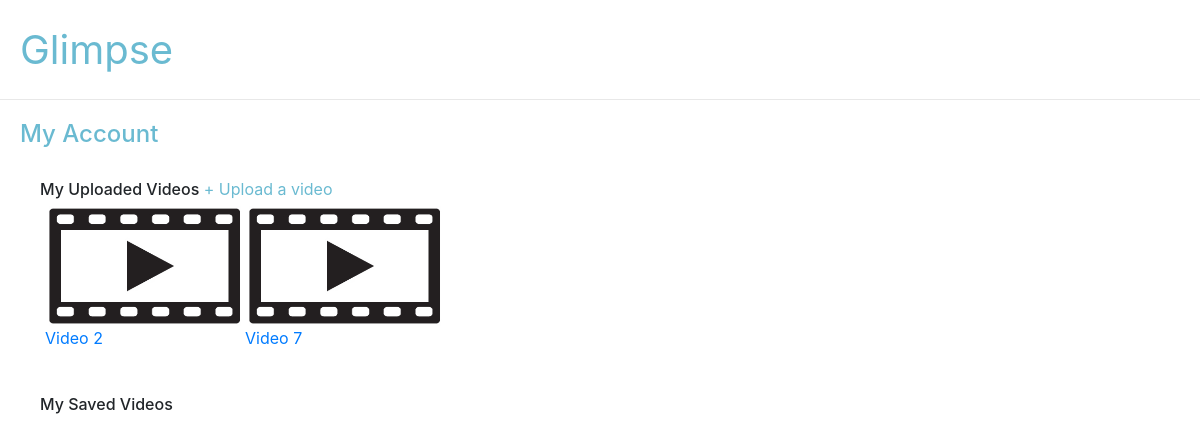
The page /account (signed in) on the database as committed earlier.
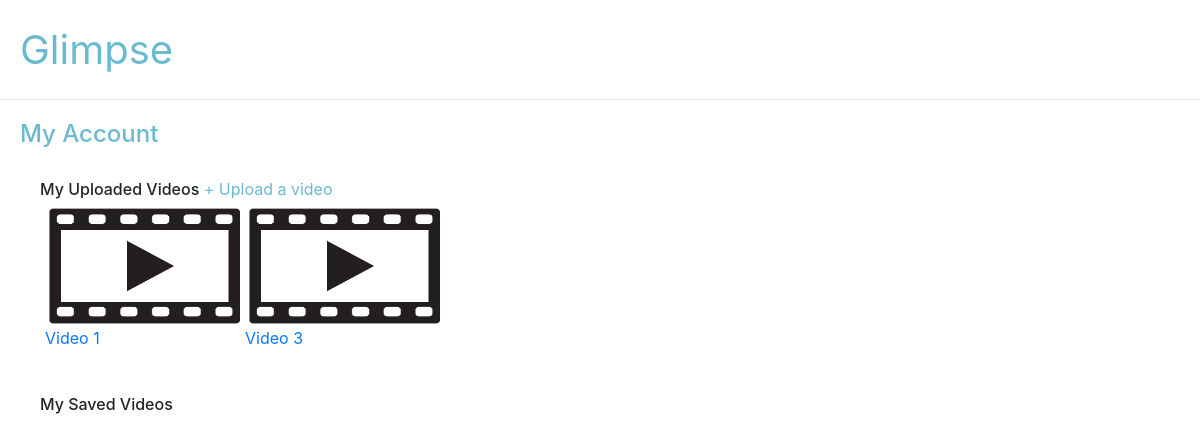
The same page on the database as committed later.
### main/models.py (models this page shows, shortened)
class Video(models.Model):
    title = models.CharField(max_length=100)
    file = models.FileField(null=True)
    uploader = models.ForeignKey(User, null=True, on_delete=models.CASCADE, related_name='uploaded_videos')
    categories = models.ManyToManyField(Category, related_name='videos')
    funcs = models.ManyToManyField(Func, related_name='videos')
    experiences = models.ManyToManyField(Experience, related_name='videos')
    jobtypes = models.ManyToManyField(Jobtype, related_name='videos')
    savers = models.ManyToManyField(User, related_name='saved_videos')

### main/views.py (the view)
# urls.py: path('account', views.account, name='account'),
def account(request):
    uploaded_videos = Video.objects.filter(uploader=request.user)
    saved_videos = Video.objects.filter(savers=request.user)
    context = {
        'uploaded_videos': uploaded_videos,
        'saved_videos': saved_videos,
    }
    return render(request, 'main/account.html', context)

### main/templates/main/account.html (shortened to what this page needs)
{% extends 'main/layout.html' %}
{% load static %}
{% block content %}
    <div style='padding:20px'>
        <h4 style='color:#6abad1'>My Account</h4>
        <div>
            <div style='padding: 20px'>
                <h6 style='display:inline'>My Uploaded Videos</h6>
                <a href='{% url 'upload' %}' style='color:#6abad1'>+ Upload a video</a>
                <div class='video-grid'>
                    {% for video in uploaded_videos %}
                        <div class='video-item'>
                            <div class='thumbnail'>
                                <a class='thumbnail' href='{% url 'edit' video.id %}'>
                                    <img src='{% static 'main/thumbnail.png' %}'>
                                </a>
                            </div>
                            <a href='{% url 'edit' video.id %}'>{{ video.title }}</a>
                        </div>
                    {% endfor %}
                </div>
            </div>
            <div style='padding: 20px'>
                <h6>My Saved Videos</h6>
                <div class='video-grid'>
                </div>
            </div>
        </div>
    </div>
{% endblock %}

Rows that differ between the two databases and show on the page:
no longer on this page (row edited): Video: title "Video 2"
no longer on this page (row edited): Video: title "Video 7"
now on this page (row edited): Video: title "Video 1"
now on this page (row edited): Video: title "Video 3"
